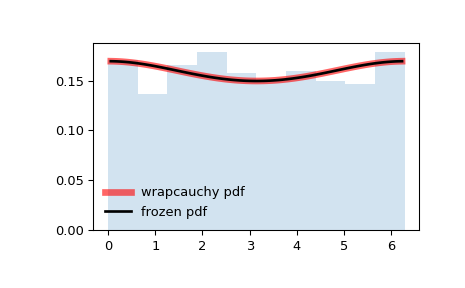

Reproduce this figure in Python.
from scipy.stats import wrapcauchy
import matplotlib.pyplot as plt
fig, ax = plt.subplots(1, 1)

# Calculate the first four moments:

c = 0.0311
mean, var, skew, kurt = wrapcauchy.stats(c, moments='mvsk')

# Display the probability density function (``pdf``):

x = np.linspace(wrapcauchy.ppf(0.01, c),
                wrapcauchy.ppf(0.99, c), 100)
ax.plot(x, wrapcauchy.pdf(x, c),
       'r-', lw=5, alpha=0.6, label='wrapcauchy pdf')

# Alternatively, the distribution object can be called (as a function)
# to fix the shape, location and scale parameters. This returns a "frozen"
# RV object holding the given parameters fixed.

# Freeze the distribution and display the frozen ``pdf``:

rv = wrapcauchy(c)
ax.plot(x, rv.pdf(x), 'k-', lw=2, label='frozen pdf')

# Check accuracy of ``cdf`` and ``ppf``:

vals = wrapcauchy.ppf([0.001, 0.5, 0.999], c)
np.allclose([0.001, 0.5, 0.999], wrapcauchy.cdf(vals, c))
# True

# Generate random numbers:

r = wrapcauchy.rvs(c, size=1000)

# And compare the histogram:

ax.hist(r, density=True, histtype='stepfilled', alpha=0.2)
ax.legend(loc='best', frameon=False)
plt.show()
